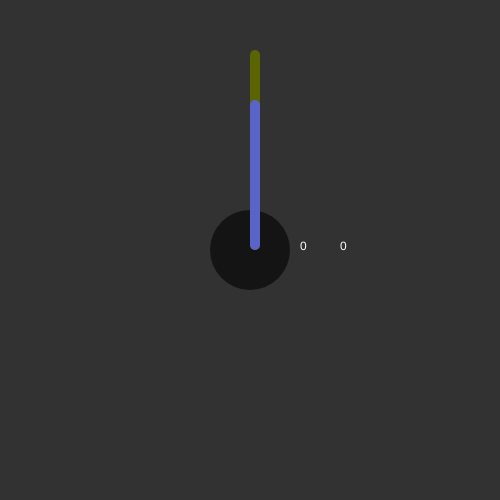
Frame 1 (no input)
Frame 60 (no input): identical to frame 1, image omitted
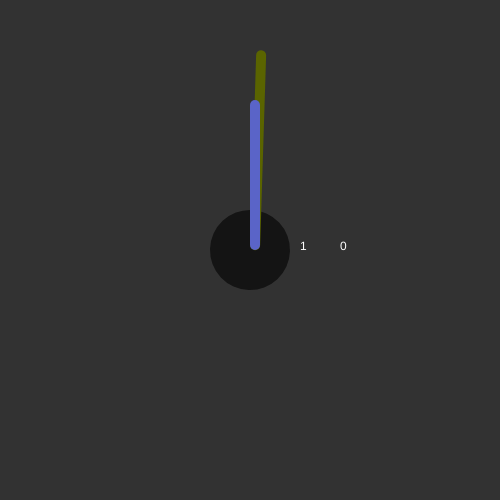
Frame 120 (the mouse pressed at the canvas centre since frame 60)

The p5.js sketch that drew these frames (run headless with seeded random() and noise() and a simulated clock; from frame 60 on, the mouse is pressed at the canvas centre):

// p5.js sketch
// ── sketch.js

// basic millis example

let newtime1;
let newtime2;
let count1=0;
let count2=0;

function setup() {
  createCanvas(500,500);
  background(20);
  fill(255);
  angleMode(DEGREES);
  console.log(millis());   //counts in millisseconds since you started the program
  newtime1 = millis();  // 0 or 1
  newtime2 = millis();  // 0 or 1
}

function draw() {
    background(50);
    console.log(millis());   //counts in millisseconds since you started the program

  // 2 seconds period
 if ( ( millis()  -  newtime1) >  1000 )  {
   newtime1 = millis();
   console.log(" 2 seconds "  + count1 );
   count1++;
 }


 // 5 seconds period
if ( ( millis()  -  newtime2) >  5000   )  {
    newtime2 = millis();
    console.log(" 10 SECONDS "  + count2 );
    count2++;
}

text(count1, width/2+50, height/2);
let c1 = map(count1,0,200,0,360);
push();
translate(width/2,height/2);
rotate(c1-90);
noStroke();
fill(20);
ellipse(0,0,80,80);
fill(90,100,0);
rect(0,0,200,10,5);
stroke(200,100,0);
pop();


text(count2, width/2+90, height/2);
let c2 = map(count2,0,100,0,360);
push();
translate(width/2,height/2);
rotate(c2-90);
noStroke();
fill(20);
//ellipse(0,0,80,80);
fill(90,100,200);
rect(0,0,150,10,5);
stroke(200,100,0);
pop();


}
